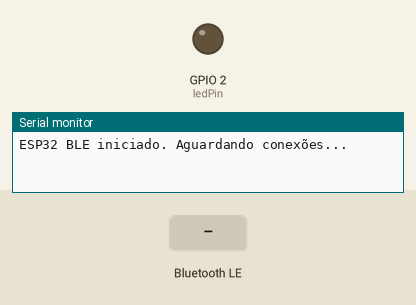
Bench run of a sketch on a simulated ESP32. Shown: output pins drawn as LEDs (lit = HIGH), the last lines printed to the serial monitor. The test bench sets the inputs (shaded band). Nothing arrives over Bluetooth unless stated; a phone connects over Bluetooth LE 3 s after start.

Above: at 1.2 s.
1.3 s: Bluetooth LE write "1" received
At 2.3 s:
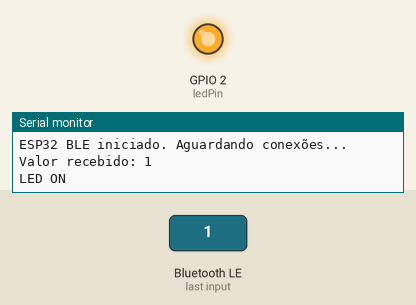
2.8 s: Bluetooth LE write "0" received
At 3.5 s:
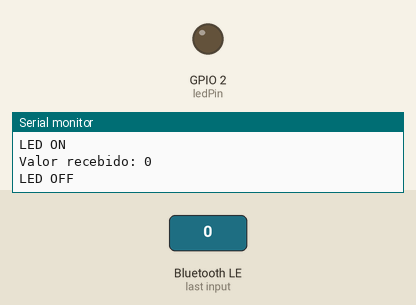
Timing chart, 0 to 5.8 s (numbered marks = the images above; inputs shaded):
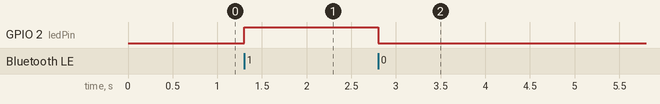

The sketch:

CarEsp32BLE.ino
```cpp
#include <BLEDevice.h>
#include <BLEServer.h>
#include <BLEUtils.h>
#include <BLE2902.h>

// Definir o nome do dispositivo BLE
#define DEVICE_NAME "ESP32_LED_Control"

// UUIDs para o serviço e a característica
// Você pode gerar UUIDs aleatórios online (ex: uuidgenerator.net)
#define SERVICE_UUID "4FAFCD20-178D-460B-AE94-D962B28B36EC"
#define CHARACTERISTIC_UUID "BEB5483E-36E1-4688-B7F5-EA07361B26A8"

// Pino do LED
const int ledPin = 2;

// Objeto para a característica BLE
BLECharacteristic *pCharacteristic;

// Callback para quando algo é escrito na característica BLE
class MyCallbacks: public BLECharacteristicCallbacks {
    void onWrite(BLECharacteristic *pCharacteristic) {
        // CORREÇÃO 1: Converte o String retornado por getValue() para std::string
        std::string value = pCharacteristic->getValue().c_str();

        if (value.length() > 0) {
            Serial.print("Valor recebido: ");
            for (int i = 0; i < value.length(); i++)
                Serial.print(value[i]);
            Serial.println();

            if (value == "1") {
                digitalWrite(ledPin, HIGH); // Acende o LED
                Serial.println("LED ON");
            } else if (value == "0") {
                digitalWrite(ledPin, LOW);  // Apaga o LED
                Serial.println("LED OFF");
            }
        }
    }
};

void setup() {
    Serial.begin(115200);
    pinMode(ledPin, OUTPUT);
    digitalWrite(ledPin, LOW); // LED começa desligado

    // Inicializa o dispositivo BLE
    BLEDevice::init(DEVICE_NAME);

    // Cria o servidor BLE
    BLEServer *pServer = BLEDevice::createServer();
    pServer->setCallbacks(new BLEServerCallbacks()); // Opcional, para eventos do servidor

    // Cria o serviço BLE
    BLEService *pService = pServer->createService(SERVICE_UUID);

    // Cria a característica BLE
    pCharacteristic = pService->createCharacteristic(
                                CHARACTERISTIC_UUID,
                                BLECharacteristic::PROPERTY_READ |
                                BLECharacteristic::PROPERTY_WRITE
                            );
    // Define a função de callback para quando a característica é escrita
    pCharacteristic->setCallbacks(new MyCallbacks());

    // Adiciona uma descrição opcional para a característica (cliente pode ler isso)
    pCharacteristic->addDescriptor(new BLE2902());
    pCharacteristic->setValue("0"); // Valor inicial da característica

    // Inicia o serviço
    pService->start();

    // Inicia a publicidade (advertising) para que outros dispositivos possam descobrir o ESP32
    BLEAdvertising *pAdvertising = BLEDevice::getAdvertising();
    pAdvertising->addServiceUUID(SERVICE_UUID);
    pAdvertising->setScanResponse(true);
    // CORREÇÃO 2: Remove o operador '-->' inválido
    pAdvertising->setMinPreferred(0x06);  // Exemplo de otimização para conexão rápida
    pAdvertising->setMinPreferred(0x12);
    BLEDevice::startAdvertising();

    Serial.println("ESP32 BLE iniciado. Aguardando conexões...");
}

void loop() {
    // O loop pode ser usado para outras tarefas.
    // A comunicação BLE é baseada em eventos via callbacks.
    delay(100);
}
```

Measured:
- after the input at 1.3 s, GPIO 2 (ledPin): LOW → HIGH at once
- after the input at 2.8 s, GPIO 2 (ledPin): HIGH → LOW at once
